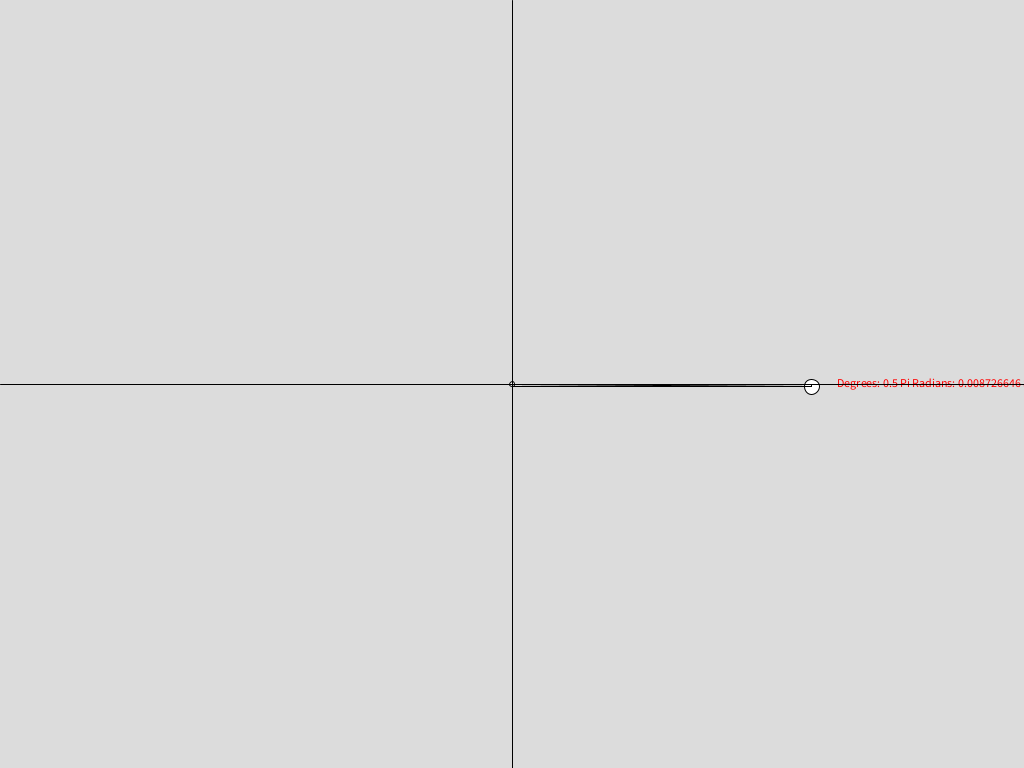
Frame 1 (no input)
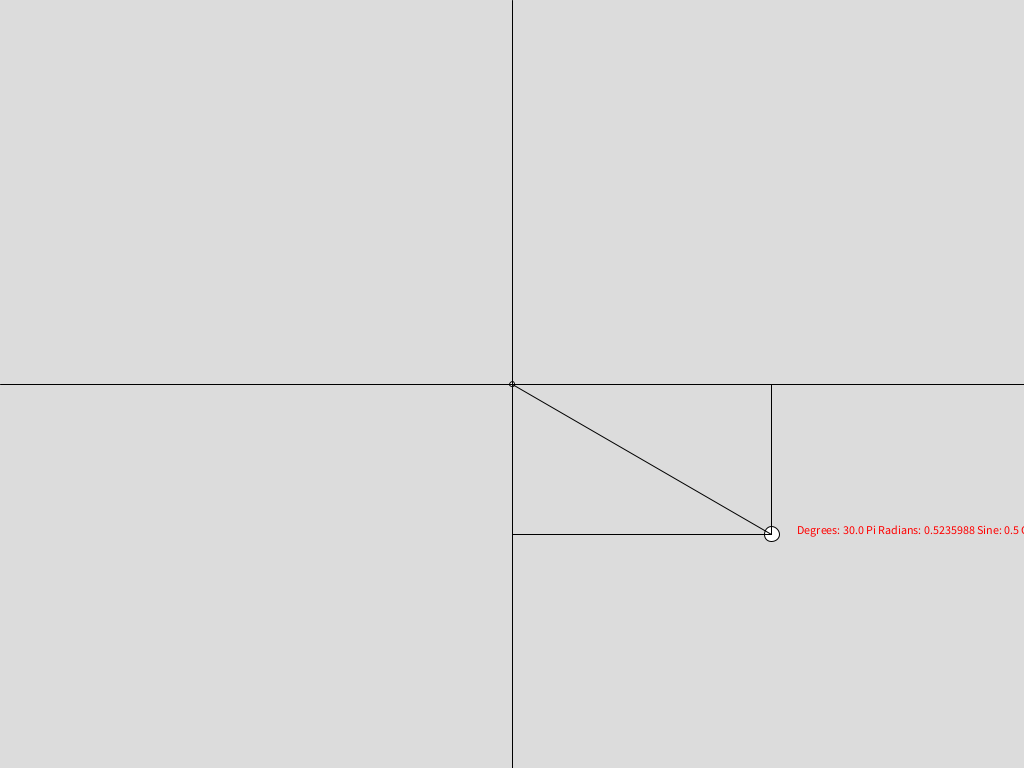
Frame 60 (the mouse pressed at the canvas centre just before this capture)
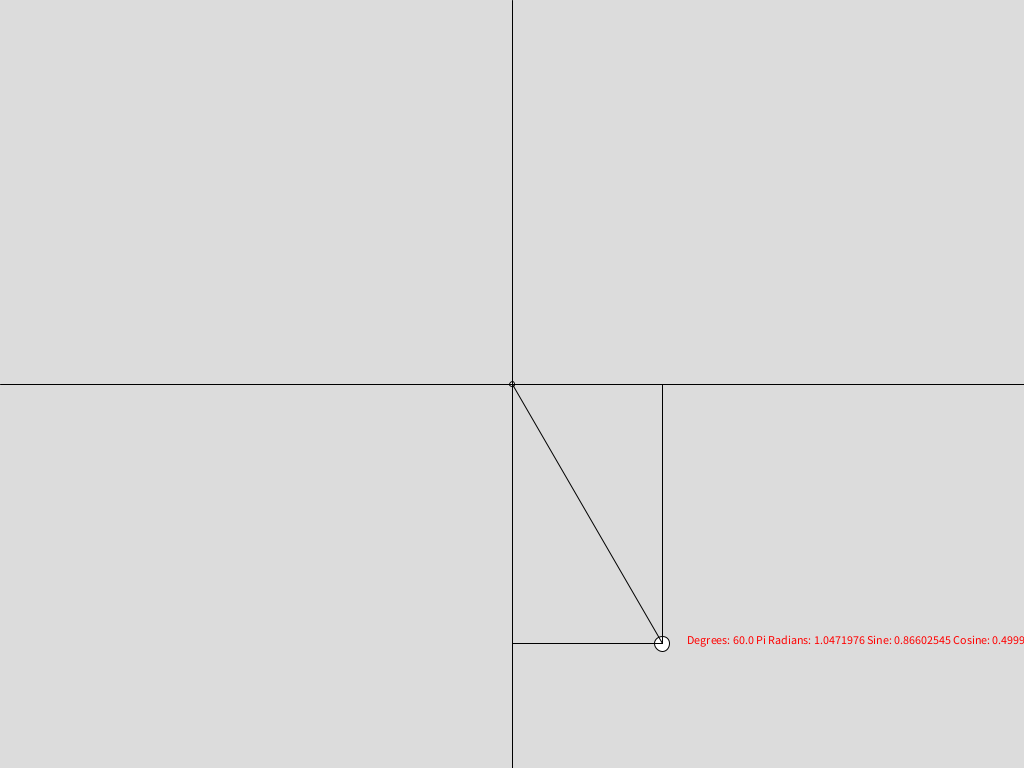
Frame 120 (the mouse held since frame 60 and released just before this capture)

The Processing sketch that drew these frames (run headless with seeded random() and noise(); from frame 60 on, the mouse is pressed at the canvas centre):

// Processing sketch: Trigonometry_2_DegreesRadians
// ── Trigonometry_2_DegreesRadians.pde
/*------------------------------------------------- 
 Radians & Degress ::
 */

float degrees = 0;
float radius = 300;
float sine, cosine;

//-------------------------------------------------
void setup() {
  size(1024, 768);
}

//-------------------------------------------------
void update() {
  degrees += 0.5;

  if (degrees > 359) degrees = 0;

  sine = sin(radians(degrees));
  cosine = cos(radians(degrees));
}

//-------------------------------------------------
void draw() {
  update();
  background(220);

  PVector center = new PVector(width/2, height/2);
  float y = center.y + (sine * radius);
  float x = center.x + (cosine * radius);

  fill(255);
  ellipse(center.x, center.y, 5, 5);
  ellipse(x, y, 15, 15);

  String debug = "Degrees: " + str(degrees) 
    + " Pi Radians: " + str(radians(degrees)) 
    + " Sine: " + str(sine) 
    + " Cosine: " + str(cosine);

  fill(255, 0, 0);
  text(debug, x + 25, y);

  line(width/2, 0, width/2, height);
  line(0, height/2, width, height/2);
  line(x, y, x, center.y);
  line(x, y, center.x, y);
  line(center.x, center.y, x, y);
}
